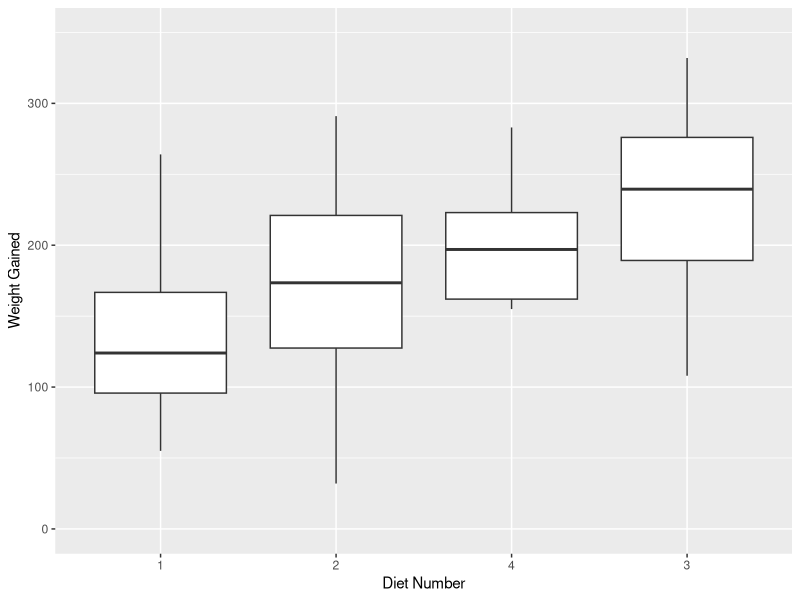
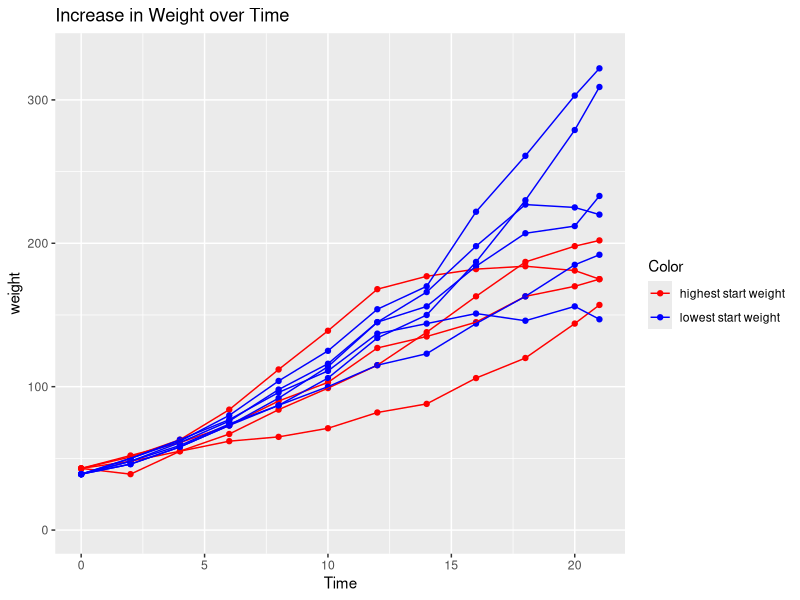

Write R code to recreate these figures, in order.
## ---- chunk 1
knitr::opts_chunk$set(echo = TRUE)
## ---- chunk 2
?ChickWeight
library(dplyr)
## ---- chunk 3
weight0 <- filter(ChickWeight,Time==0) %>% 
  group_by(Diet) %>% 
  summarize( 
            n_chicks=n(),
            mean_weight = mean(weight),
            sd_weight = sd(weight))
weight0
## ---- chunk 4
n1 <- ChickWeight %>% group_by(Chick) %>%
  summarise(n=n()) %>%
  arrange(n, desc(n)) %>%
  filter(n==12)
n2 <- n1$Chick
n2
#if chick shows up in n2 (contains 12 measurements), return it in complete
complete <- ChickWeight %>%
  filter(Chick %in% n2)
head(complete,3)
## ---- chunk 5
dat <- complete %>% 
  group_by(Chick) %>% 
  mutate(weight_0 = weight[Time == 0])

complete <- complete %>% 
  mutate(weightgain = dat$weight-dat$weight_0)
head(complete,3)
## ---- chunk 6
library(ggplot2)
complete %>% 
  filter(Time==21) %>%
  ggplot(aes(x=reorder(Diet,weightgain,FUN=median), y=weightgain)) + geom_boxplot() + xlab('Diet Number') +ylab('Weight Gained') + ylim(c(0,350))
## ---- chunk 7
d5 <-complete %>%
  arrange(desc(weightgain)) %>%
  filter(Time == 21) %>%
  filter(weightgain==max(weightgain) | weightgain==min(weightgain))
#d5 %>%
#  ggplot(aes(x=Chick,y=weightgain)) + geom_bar()
## ---- chunk 8
time0<-complete %>%
  filter(Time==0)
df.min<-time0 %>%
  filter(weight==min(weight))
v.min<-df.min$Chick
df.max<-time0 %>%
  filter(weight ==max(weight))
v.max<-df.max$Chick
df.other<- time0 %>%
  filter(weight != max(weight) & weight != min(weight))
v.other<-df.other$Chick

dfplot <- complete
dfplot$Color <- ifelse (complete$Chick %in% v.max, dfplot$Color <-"highest start weight",
        ifelse(complete$Chick %in% v.min,
        dfplot$Color <- "lowest start weight",
        dfplot$Color <- "all others"
        ))
dfplot$Color<- factor(dfplot$Color, levels=c("highest start weight", "lowest start weight", "all others"))
dfplot
dfplot %>%
  filter(Color!="all others") %>%
  ggplot(aes(x=Time, y=weight, color=Color, group=Chick)) + geom_point() + geom_line() + scale_colour_manual(values=c("red", "blue")) + ggtitle('Increase in Weight over Time') + ylim(0,330)
